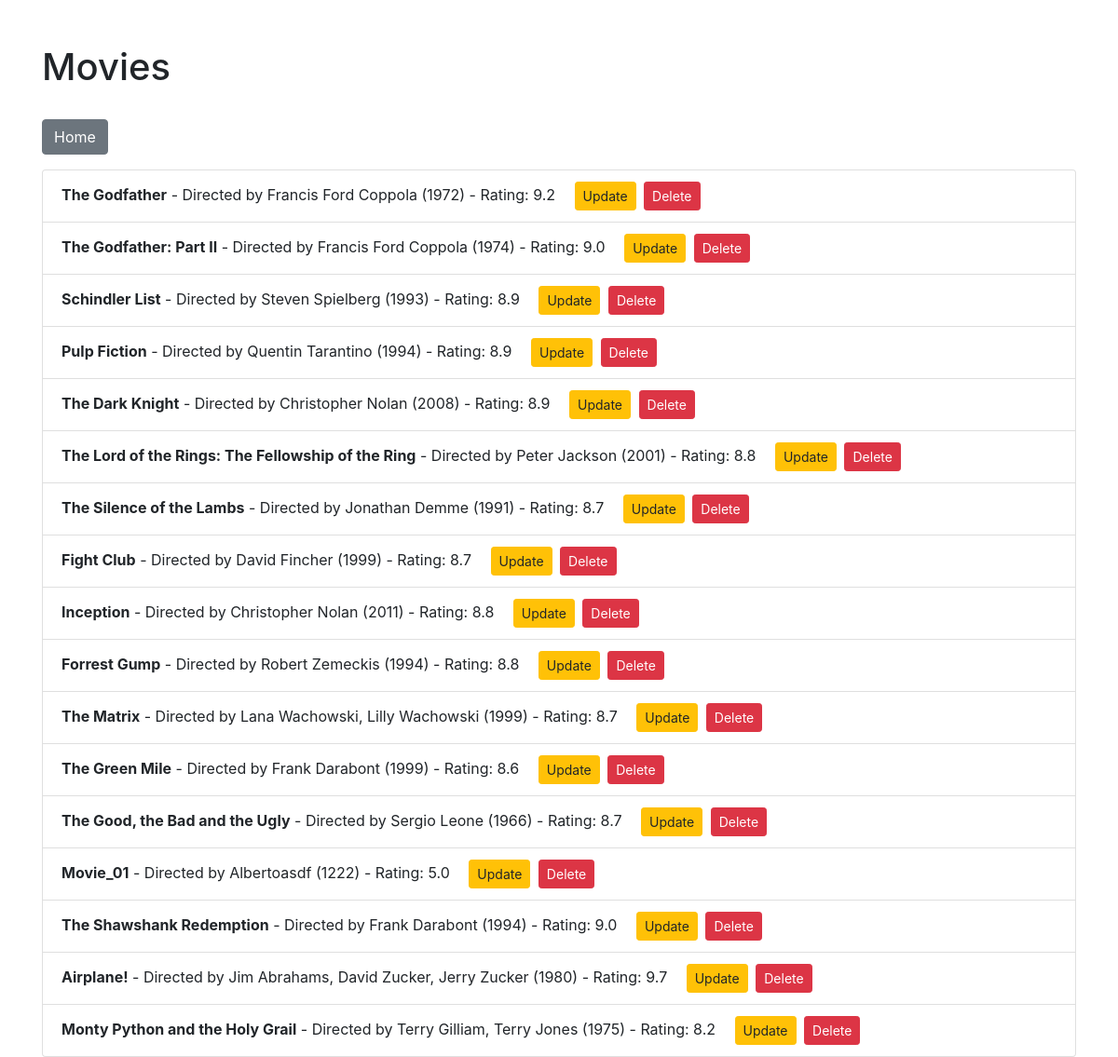
The app's page /users/movies with its own data.
### models.py (models this page shows)
class Movie(db.Model):
    movie_id = db.Column(db.Integer, primary_key=True)
    name = db.Column(db.String(120), nullable=False)
    director = db.Column(db.String(120), nullable=False)
    year = db.Column(db.Integer, nullable=False)
    rating = db.Column(db.Float, nullable=False)
    user_id = db.Column(db.Integer, db.ForeignKey('user.user_id'), nullable=False)

### app.py (the view)
@app.route('/users/movies')
def user_movies():
    user_id = request.args.get('user_id')
    if user_id:
        movies = Movie.query.filter_by(user_id=user_id).all()
    else:
        movies = Movie.query.all()
    return render_template('movies.html', movies=movies)

### templates/movies.html (shortened to what this page needs)
<!DOCTYPE html>
<html lang="en">
<head>
    <link rel="stylesheet" href="https://stackpath.bootstrapcdn.com/bootstrap/4.5.2/css/bootstrap.min.css">
</head>
<body>
    <div class="container">
        <h1 class="mt-5">Movies</h1>
        <div class="mt-3">
            <a href="{{ url_for('home') }}" class="btn btn-secondary mt-3">Home</a>
        </div>
        <ul class="list-group mt-3">
            {% for movie in movies %}
                <li class="list-group-item">
                    <strong>{{ movie.name }}</strong> - Directed by {{ movie.director }} ({{ movie.year }}) - Rating: {{ movie.rating }}
                    <a href="{{ url_for('update_movie', user_id=movie.user_id, movie_id=movie.movie_id) }}" class="btn btn-warning btn-sm ml-3">Update</a>
                    <a href="{{ url_for('delete_movie', user_id=movie.user_id, movie_id=movie.movie_id) }}" class="btn btn-danger btn-sm ml-1">Delete</a>
                </li>
            {% endfor %}
        </ul>
    </div>
</body>
</html>

### records on screen
Movie: name "The Godfather", director "Francis Ford Coppola", year "1972", rating "9.2"
Movie: name "The Godfather: Part II", director "Francis Ford Coppola", year "1974", rating "9.0"
Movie: name "Schindler List", director "Steven Spielberg", year "1993", rating "8.9"
Movie: name "Pulp Fiction", director "Quentin Tarantino", year "1994", rating "8.9"
Movie: name "The Dark Knight", director "Christopher Nolan", year "2008", rating "8.9"
Movie: name "The Lord of the Rings: The Fellowship of the Ring", director "Peter Jackson", year "2001", rating "8.8"
Movie: name "The Silence of the Lambs", director "Jonathan Demme", year "1991", rating "8.7"
Movie: name "Fight Club", director "David Fincher", year "1999", rating "8.7"
Movie: name "Inception", director "Christopher Nolan", year "2011", rating "8.8"
Movie: name "Forrest Gump", director "Robert Zemeckis", year "1994", rating "8.8"
Movie: name "The Matrix", director "Lana Wachowski, Lilly Wachowski", year "1999", rating "8.7"
Movie: name "The Green Mile", director "Frank Darabont", year "1999", rating "8.6"
Movie: name "The Good, the Bad and the Ugly", director "Sergio Leone", year "1966", rating "8.7"
Movie: name "Movie_01", director "Albertoasdf", year "1222", rating "5.0"
Movie: name "The Shawshank Redemption", director "Frank Darabont", year "1994", rating "9.0"
Movie: name "Airplane!", director "Jim Abrahams, David Zucker, Jerry Zucker", year "1980", rating "9.7"
Movie: name "Monty Python and the Holy Grail", director "Terry Gilliam, Terry Jones", year "1975", rating "8.2"
